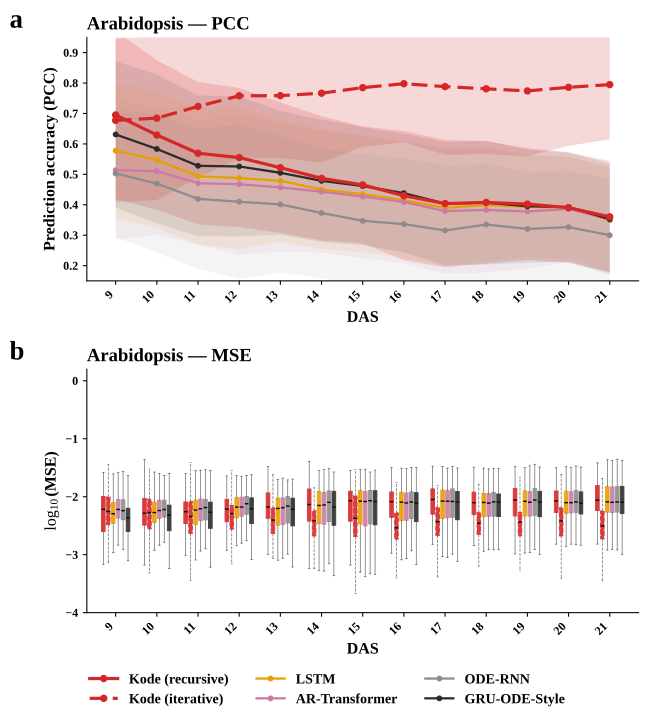

This chart was generated by the following Python code:
# -*- coding: utf-8 -*-
"""fig_baselines_arab_v2.py — Kode vs 动态方法基线（拟南芥）

数据 (同目录):
  fig_baselines_data.csv       逐时间点 PCC/MSE 均值+SD (panel a)
  fig_baselines_mse_long.csv   逐 trait x fold 的 MSE   (panel b 箱线图)
输出: fig_baselines_arab.svg

竖排 2 行: (a) 逐时间点 PCC | (b) log10(MSE) 分组箱线图
x 轴为真实 DAS (按真实天数排布, 非等距)
曲线/箱: Kode rec / Kode iter (红, 实/虚) + 4 条动态基线 (避开蓝绿)
"""
import os
import numpy as np
import pandas as pd
import matplotlib
matplotlib.use("Agg")
import matplotlib.pyplot as plt

HERE = os.path.dirname(os.path.abspath(__file__))
CSV  = os.path.join(HERE, "fig_baselines_data.csv")
LONG = os.path.join(HERE, "fig_baselines_mse_long.csv")

# x 轴直接使用真实 DAS(单位: 天), 不再做 t1..t25 索引化;
# 采样间隔本就 1/3 天不等, 真实时间轴会把缺口如实呈现

plt.rcParams.update({
    "font.family": "serif", "font.serif": ["Times New Roman", "DejaVu Serif"],
    "font.size": 10.5, "axes.labelweight": "bold", "axes.titleweight": "bold",
    "mathtext.fontset": "custom", "mathtext.rm": "Times New Roman",
    "mathtext.it": "Times New Roman:italic", "mathtext.bf": "Times New Roman:bold",
    "savefig.dpi": 300, "figure.dpi": 110, "svg.fonttype": "none",
})

RED = "#d62728"
# 基线配色刻意避开蓝/绿 (蓝绿留给作者方法)
STYLE = {
    "Kode_rec":        dict(color=RED,       ls="-",  lw=2.4, ms=4.6, label="Kode (recursive)"),
    "Kode_iter":       dict(color=RED,       ls=(0, (5.0, 2.2)), lw=2.4, ms=4.6, label="Kode (iterative)"),
    # 基线: 橙 / 玫红 / 中灰 / 近黑 —— 彼此差异大, 且都避开蓝绿与红(留给 Kode)
    "lstm":            dict(color="#E69F00", ls="-",  lw=1.7, ms=3.4, label="LSTM"),
    "ar_transformer":  dict(color="#CC79A7", ls="-",  lw=1.7, ms=3.4, label="AR-Transformer"),
    "ode_rnn":         dict(color="#8C8C8C", ls="-",  lw=1.7, ms=3.4, label="ODE-RNN"),
    # 注: 该实现是 GRU-ODE 连续演化 + GRUCell jump, 不含原版 GRU-ODE-Bayes 的贝叶斯观测更新机制,
    #     故论文中统一称 "GRU-ODE-Style" (数据里的 method 名也已同步改成 GRU-ODE-Style)
    "GRU-ODE-Style":  dict(color="#2B2B2B", ls="-",  lw=1.7, ms=3.4, label="GRU-ODE-Style"),
    "ststp":           dict(color="#B0AFAF", ls="-",  lw=1.7, ms=3.4, label="ST-STP"),
}
ORDER = ["Kode_rec", "Kode_iter", "lstm", "ar_transformer", "ode_rnn", "GRU-ODE-Style"]
DODGE = {m: off for m, off in zip(ORDER, np.linspace(-0.30, 0.30, len(ORDER)))}
W = 0.088

def draw_box(ax, long, ds, ts):
    data, pos, cols, lss = [], [], [], []
    for tp in ts:
        xpos = float(tp)              # 真实 DAS
        for m in ORDER:
            v = long[(long.dataset == ds) & (long.method == m) & (long.time == tp)]["mse"].values
            v = v[np.isfinite(v) & (v > 0)]
            if v.size == 0:
                v = np.array([np.nan])
            data.append(np.log10(v + 1e-12))
            pos.append(xpos + DODGE[m]); cols.append(STYLE[m]["color"]); lss.append(STYLE[m]["ls"])
    bp = ax.boxplot(data, positions=pos, widths=W, patch_artist=True,
                    showfliers=False, manage_ticks=False,
                    whiskerprops=dict(linewidth=0.45, color="0.3"),
                    capprops=dict(linewidth=0.45, color="0.3"),
                    boxprops=dict(linewidth=0.7),
                    medianprops=dict(linewidth=1.1, color="0.05"))
    for patch, c, ls in zip(bp["boxes"], cols, lss):
        patch.set_facecolor(c); patch.set_edgecolor(c)
        patch.set_alpha(0.90); patch.set_linestyle(ls)
    ls2 = [x for x in lss for _ in range(2)]      # 每个箱有上下两根 whisker/cap
    for el, ls in zip(bp["whiskers"], ls2): el.set_linestyle(ls)
    for el, ls in zip(bp["caps"],     ls2): el.set_linestyle(ls)
    for el, ls in zip(bp["medians"],  lss): el.set_linestyle(ls); el.set_color("0.05")

def main():
    d = pd.read_csv(CSV); long = pd.read_csv(LONG)
    ds = "arab"
    sub = d[d.dataset == ds].copy()
    sub["t"] = sub["time"].astype(float)      # 真实 DAS
    fig, axes = plt.subplots(2, 1, figsize=(6.8, 7.4))

    # ---- a: PCC ----
    ax = axes[0]
    for m in ORDER:
        s = sub[sub.method == m].sort_values("t")
        if not len(s): continue
        st = STYLE[m]
        x, y, sd = s["t"].values, s["pcc"].values, s["pcc_sd"].values
        ax.fill_between(x, y - sd, y + sd, color=st["color"],
                        alpha=(0.18 if m.startswith("Kode") else 0.10), lw=0)
        ax.plot(x, y, color=st["color"], ls=st["ls"], lw=st["lw"], marker="o",
                ms=st["ms"], label=st["label"], zorder=(5 if m.startswith("Kode") else 3))
    ax.set_title("Arabidopsis — PCC", fontsize=14, fontweight="bold", loc="left", pad=6)
    ax.text(-0.14, 1.04, "a", transform=ax.transAxes, fontsize=20, fontweight="bold")
    ax.set_ylabel("Prediction accuracy (PCC)", fontsize=12)
    ax.set_ylim(0.15, 0.95)

    # ---- b: MSE 箱线图 ----
    ax = axes[1]
    raw_t = sorted(long[long.dataset == ds]["time"].unique())
    draw_box(ax, long, ds, raw_t)
    ax.set_title("Arabidopsis — MSE", fontsize=14, fontweight="bold", loc="left", pad=6)
    ax.text(-0.14, 1.04, "b", transform=ax.transAxes, fontsize=20, fontweight="bold")
    ax.set_ylabel(r"$\log_{10}$(MSE)", fontsize=12)
    ax.set_ylim(-4.0, 0.2); ax.set_yticks(list(range(-4, 1)))

    for ax in axes:
        ax.set_xlabel("DAS", fontsize=12)
        ax.set_xticks(raw_t)
        ax.set_xticklabels([str(int(v)) for v in raw_t], fontsize=9,
                           rotation=45, ha="right")
        ax.set_xlim(raw_t[0] - 0.7, raw_t[-1] + 0.7)
        ax.spines["top"].set_visible(False); ax.spines["right"].set_visible(False)
        ax.tick_params(axis="both", length=3, labelsize=9)
        for t in ax.get_xticklabels() + ax.get_yticklabels():
            t.set_fontweight("bold")

    handles, labels = axes[0].get_legend_handles_labels()
    leg = fig.legend(handles, labels, loc="lower center", ncol=3, frameon=False,
                     fontsize=10.5, bbox_to_anchor=(0.5, -0.02), handlelength=2.0)
    for t in leg.get_texts():
        t.set_fontweight("bold")

    fig.tight_layout(rect=[0, 0.045, 1, 1])
    # v2: 用当前 fig_baselines_data.csv 重画 (2026-09-22)
    out = os.path.join(HERE, "fig_baselines_arab_v2.svg")
    fig.savefig(out, bbox_inches="tight")
    print("saved ->", out)
    plt.close(fig)

if __name__ == "__main__":
    print("data ->", CSV, "| long ->", LONG)
    main()
